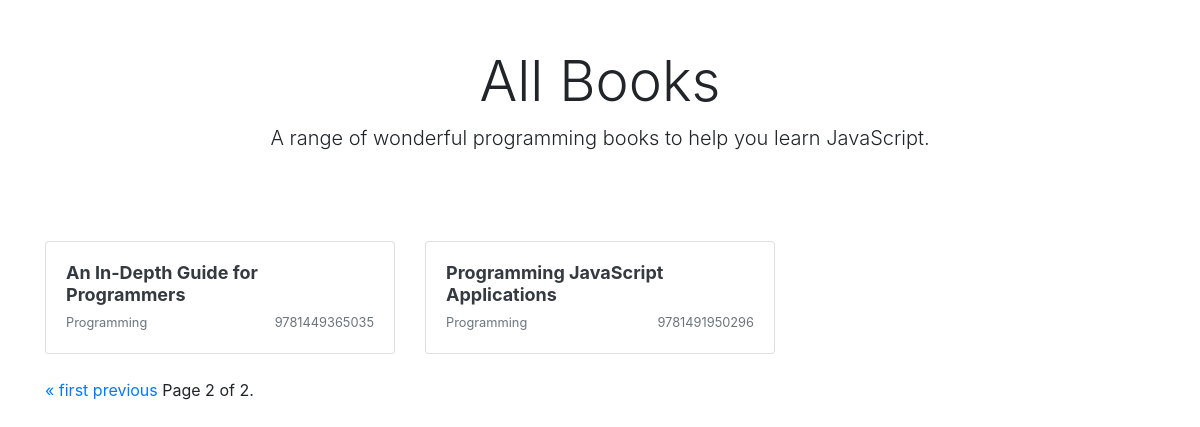
/books/g/Programming?page=2, run on the app's committed database.
### books/models.py (models this page shows, shortened)
class Books(models.Model):
    title = models.CharField(max_length=100)
    slug = models.SlugField(null=True)
    genre = models.CharField(max_length=100)
    author = models.CharField(max_length=100)
    isbn = models.IntegerField()
    count = models.IntegerField(null=True, default=0)

### books/views.py (the view)
# urls.py: path('g/<str:genre>', GenreView.as_view(), name='genre'),
class GenreView(ListView):
    model = Books
    template_name = 'home.html'
    context_object_name = 'books'
    paginate_by = 2  # Pagination over-write
    def get_queryset(self, *args, **kwargs):
        return Books.objects.filter(genre__icontains=self.kwargs.get('genre'))

### books/templates/home.html (shortened to what this page needs)
    {% extends "base.html" %}
    {% block content %}
    <div class="container">
        <div class="px-3 py-3 pt-md-5 pb-md-4 mx-auto text-center">
            <h1 class="display-4">All Books</h1>
            <p class="lead">A range of wonderful programming books to help you learn JavaScript.</p>
        </div>
        <div class="py-5">
            <div class="row">
                {% for book in books %}
                <div class="col-md-4">
                    <a class="text-dark" href="{% url 'books:book-detail' slug=book.slug %}">
                        <div class="card mb-4 box-shadow">
                            <div class="card-body">
                                <h2 style="font-size:18px;font-weight:bold;min-height:42px;">
                                    {{book.title|truncatechars:50}}</h2>
                                <div class="d-flex justify-content-between align-items-center">
                                    <small class="text-muted">{{book.genre}}</small>
                                    <small class="text-muted">{{book.isbn}}</small>
                                </div>
                            </div>
                        </div>
                    </a>
                </div>
                {% endfor %}
            </div>
            <div class="row">
                <div class="col-12">
                    <span class="step-links">
                        {% if page_obj.has_previous %}
                        <a href="?page=1">&laquo; first</a>
                        <a href="?page={{ page_obj.previous_page_number }}">previous</a>
                        {% endif %}
                        <span class="current">
                            Page {{ page_obj.number }} of {{ page_obj.paginator.num_pages }}.
                        </span>
                    </span>
                </div>
            </div>
        </div>
    </div>
    {% endblock %}

### data on the page
Books: title "An In-Depth Guide for Programmers", genre "Programming", isbn "9781449365035"
Books: title "Programming JavaScript Applications", genre "Programming", isbn "9781491950296"

### other printed values
{{ page_obj.number }} "2"
{{ page_obj.paginator.num_pages }} "2"
